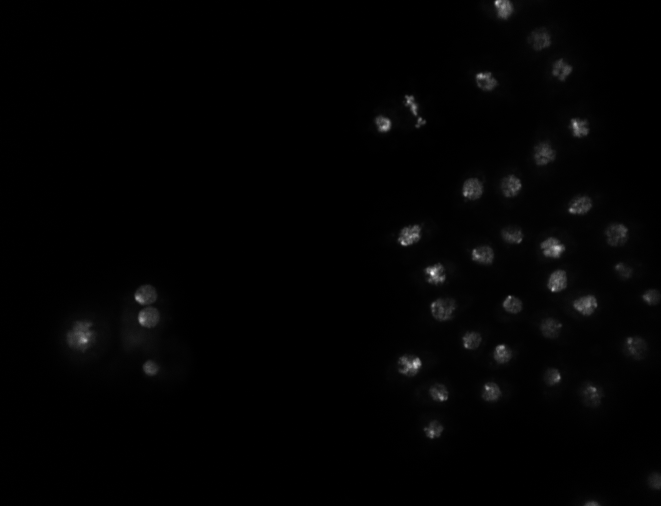
%> input picture code/G_CELLIQ_IMAGE_PROCESSING_TOOLBOX/Input/003004-2-001001001.tif, 661 x 506 px
$ octave --eval "result = featur_geometry(imread('../Input/003004-2-001001001.tif'));"   (GNU Octave 9; MATLAB toolbox functions it lacks are replaced by stand-ins)
%> lines starting %> are read from the running program, lines starting %| are printed output that depends on the picture; in (x1, y1, x2, y2) boxes, pixels count from 0 and x2, y2 are one past the last pixel; in counts of white or black regions, pixels touching at a corner belong together; the program's own positions count from 1
%%% Geometric Feature Extraction
%%% Created Jan. 24, 2006
%%% First version is based on Jun Yan's version, which extracts 12
%%% features; But partial of the features are intensity related, instead of
%%% geometric feature;
%%  Last updated Jan. 24, 2006
%%% Jun Wang (jwang@bwh.harvard.edu)


function FGEO=featur_geometry(I)

fig = figure;
%imshow(uint8(I));
[C,ch]=contour(I,[0,0],'r');
%> C = []; ch = -39.77
C=round(C);
C(:,C(1,:)==0)=[];
%C(:,C(1,:)<0.001)=[];
%C=C(:,2:size(C,2));
delete(fig);
%bw=roipoly(I,C(1,:),C(2,:));

%
level = graythresh(I);
%> level = 0.00392
bw = im2bw(I,level);
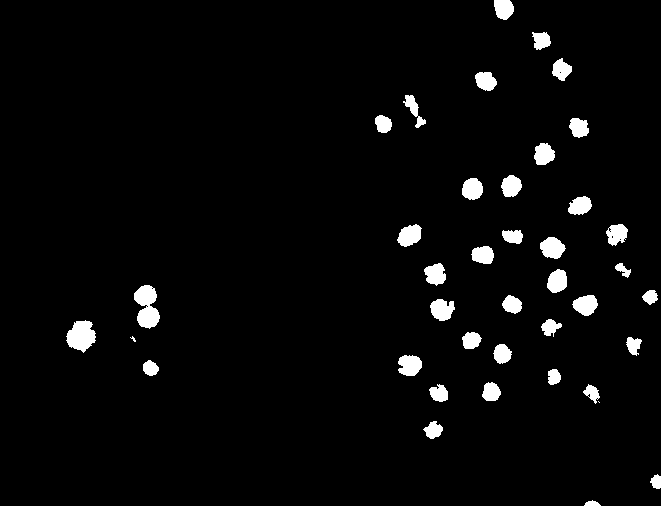
%> bw: size 506x661 logical; 3.4% white; 40 white regions (2 under 20 px), largest, box (x1, y1, x2, y2) and area: (134, 285, 160, 329) 754, (66, 320, 96, 353) 667, (540, 237, 566, 259) 405

bw = bwmorph(bw,'open');
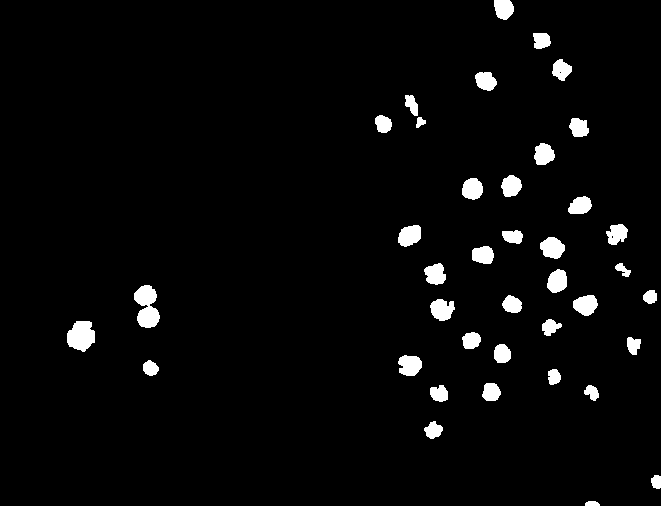
%> bw: size 506x661 logical; 3.3% white; 39 white regions, largest, box (x1, y1, x2, y2) and area: (134, 285, 160, 328) 749, (67, 321, 95, 352) 655, (540, 237, 565, 259) 401

[labelimage,numlabel]=bwlabel(bw);
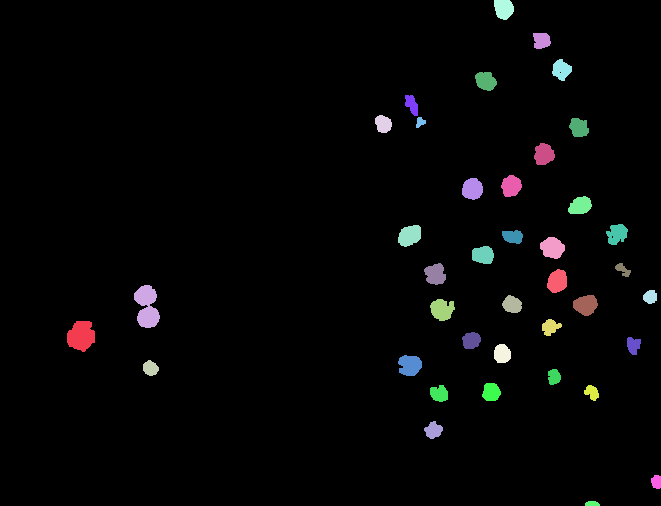
%> labelimage: size 506x661 double; 40 distinct labels, from 0 to 39; one colour per label, 0 black
%> numlabel = 39
subarea=zeros(numlabel,1);
if numlabel ==0
    FGEO = zeros( 12,1);
    return;
elseif numlabel==1
    area_ind=1;
    insidebw=(labelimage==1);
else
    for i=1:numlabel
        subarea(i)=sum(sum(labelimage==i));
    end
%> this loop made 39 passes
%> after the loop, subarea = 39 values, max 749 at index 2, min 64 at index 34, mean 286.2
    [max_area max_label]=max(subarea);
%> max_area = 749; max_label = 2
    area_ind=max_label;
%> area_ind = 2
    insidebw=(labelimage==area_ind);
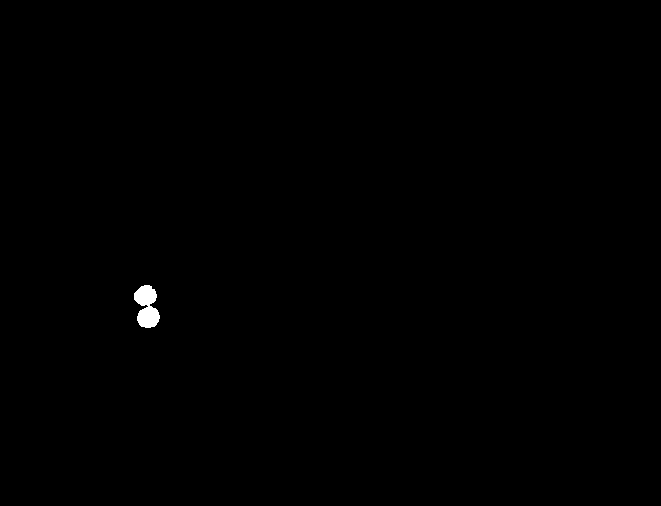
%> insidebw: size 506x661 logical; 0.22% white; 1 white region
end
bw=insidebw;


STATS = regionprops(uint8(bw),'all');
%> STATS = 1 region; box (x1, y1, x2, y2), Area, Centroid, MajorAxisLength, MinorAxisLength and Eccentricity: (134, 285, 160, 328) 749 [147.6 307.4] 48.54 22.92 0.882

% pixel_index=STATS.PixelList;
% FGEO(1)=max(max(I(pixel_index(:,1),pixel_index(:,2)))); % max intensity
% FGEO(2)=min(min(I(pixel_index(:,1),pixel_index(:,2)))); % min intensity
%%%for debug
% [6 lines of commented-out code are left out]

FGEO(1) = double(max(max(I(bw==1))));                           % max intensity
FGEO(2) = double(min(min(I(bw==1))));                           % min intensity
FGEO(3) = double(mean(mean(I(bw==1))));                         % max intensity
FGEO(4) = double(std((I(bw==1))));                              % deviation of intensity
FGEO(5) = double(STATS.MajorAxisLength);                        % length of long axis
FGEO(6) = double(STATS.MinorAxisLength);                        % length of short axis
FGEO(7) = double(STATS.MajorAxisLength/STATS.MinorAxisLength);  % long axis / shor axis
FGEO(8) = double(STATS.Area);                                   % area
FGEO(9) = double(STATS.Perimeter);                              % perimeter
FGEO(10)= double(STATS.Perimeter^2/(4*pi*STATS.Area));          % compactness

STATS1  = regionprops(uint8(STATS.ConvexImage),'all');
%> STATS1 = 1 region; box (x1, y1, x2, y2), Area, Centroid, MajorAxisLength, MinorAxisLength and Eccentricity: (0, 0, 26, 43) 902 [13.5 22.4] 45.52 25.5 0.828
FGEO(11)= STATS.Perimeter;                             % perimeter of convex image

% if STATS.Perimeter==0
%     ttt=1;
% end

FGEO(12)= STATS1.Perimeter/(STATS.Perimeter+0.0001);             % roughness
FGEO = reshape(FGEO,[length(FGEO) 1]);
%> FGEO = [1776; 258; 588.4; 286.4; 48.54; 22.92; 2.12; 749; 134.1; 1.91; 134.1; 0.828]
%> `result = featur_geometry(imread('../Input/003004-2-001001001.tif'));`: result has the same summary as FGEO in featur_geometry

$ run again, on code/G_CELLIQ_IMAGE_PROCESSING_TOOLBOX/Input/003007-14-001001001.tif
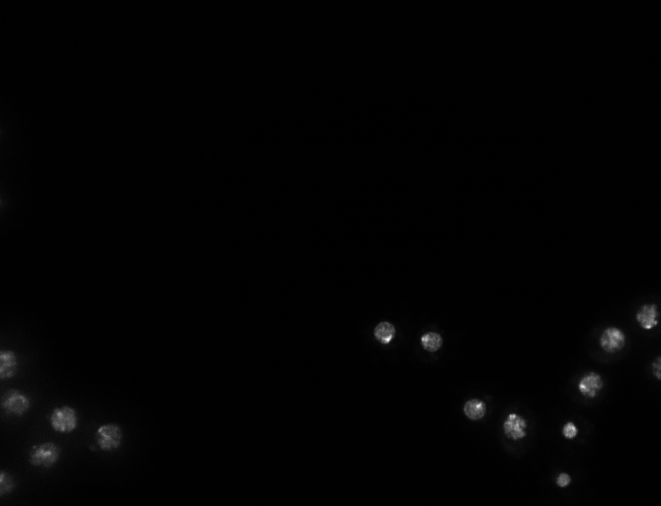
%> input picture code/G_CELLIQ_IMAGE_PROCESSING_TOOLBOX/Input/003007-14-001001001.tif, 661 x 506 px
%> C = []; ch = -39.77
%> level = 0
%> in featur_geometry, `bw = im2bw(I,level);`:
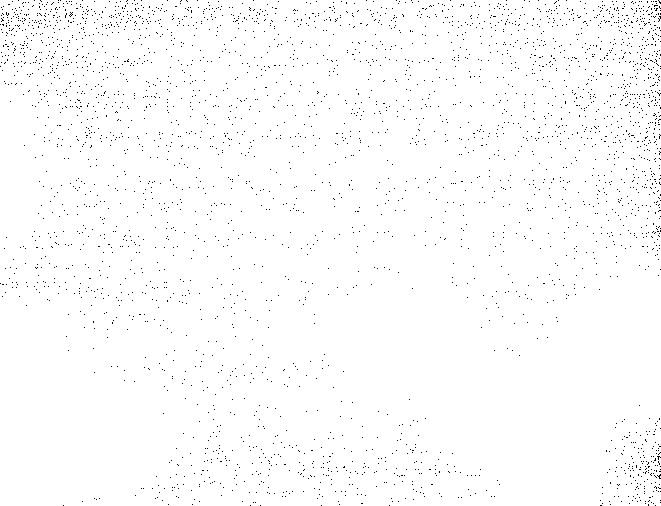
%> bw: size 506x661 logical; 98.8% white; black in thin lines or dots
%> in featur_geometry, `[labelimage,numlabel]=bwlabel(bw);`:
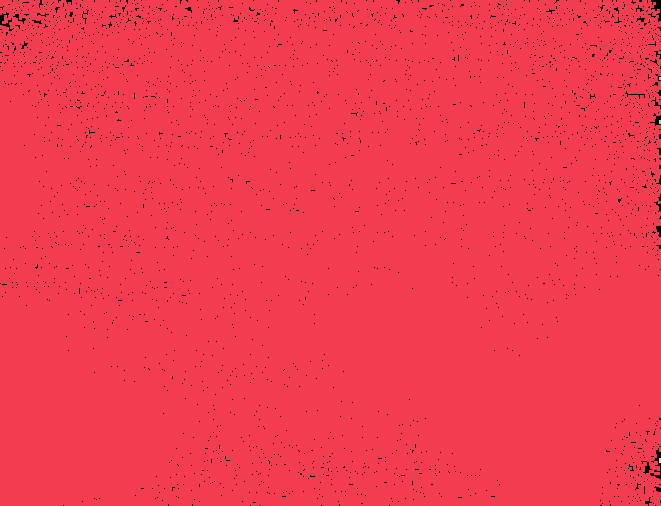
%> labelimage: size 506x661 double; 5 distinct labels, from 0 to 4; one colour per label, 0 black
%> numlabel = 4
%> the loop in featur_geometry, `for i=1:numlabel` made 4 passes
%> after the loop in featur_geometry, `for i=1:numlabel`: subarea = [329182; 6; 8; 10]
%> max_area = 329182; max_label = 1
%> insidebw: size 506x661 logical; 98.4% white; black in thin lines or dots
%> STATS = 1 region; box (x1, y1, x2, y2), Area, Centroid, MajorAxisLength, MinorAxisLength and Eccentricity: (0, 0, 661, 506) 329182 [330.3 254.9] 760 581.7 0.644
%> STATS1 = 1 region; box (x1, y1, x2, y2), Area, Centroid, MajorAxisLength, MinorAxisLength and Eccentricity: (0, 0, 661, 506) 334421 [331 253.5] 763.2 584.2 0.643
%> FGEO = [1595; 1; 19.27; 63.37; 760; 581.7; 1.31; 329182; 2760.6; 1.84; 2760.6; 0.825]
%> result has the same summary as FGEO in featur_geometry
